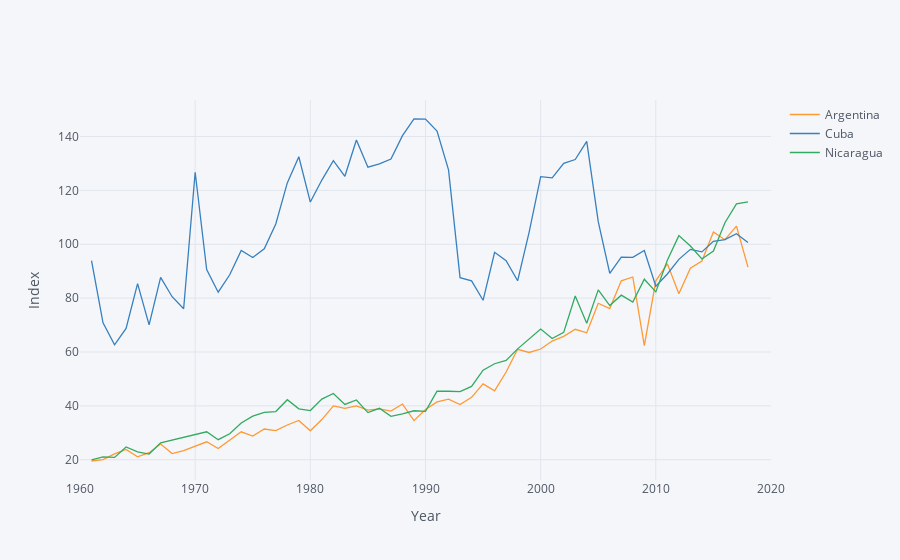

The code cell stored with this chart in its notebook:
### Code cell
vars = {"AG.PRD.CROP.XD":"Crop index"}

crop = fix_date_index(wbdata.get_dataframe(vars,country=use)).squeeze().unstack('country')

crop.iplot(xTitle="Year",yTitle="Index")
